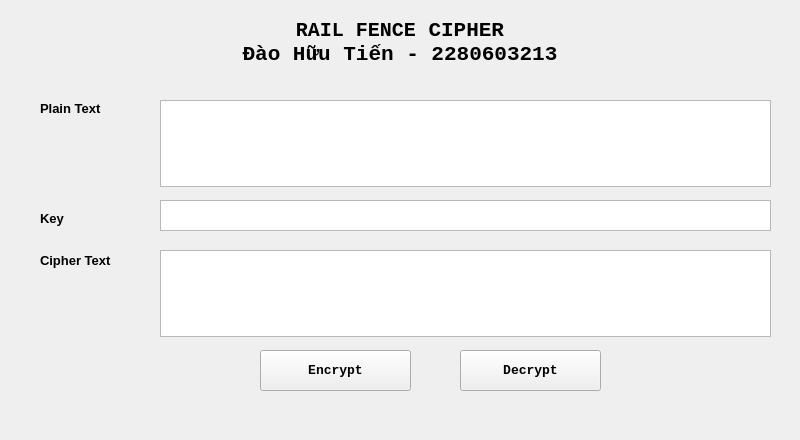
<?xml version="1.0" encoding="UTF-8"?>
<ui version="4.0">
 <class>MainWindow</class>
 <widget class="QMainWindow" name="MainWindow">
  <property name="geometry">
   <rect>
    <x>0</x>
    <y>0</y>
    <width>800</width>
    <height>440</height>
   </rect>
  </property>
  <property name="minimumSize">
   <size>
    <width>800</width>
    <height>440</height>
   </size>
  </property>
  <property name="maximumSize">
   <size>
    <width>800</width>
    <height>440</height>
   </size>
  </property>
  <property name="windowTitle">
   <string>Rail Fence Cipher</string>
  </property>
  <widget class="QWidget" name="centralwidget">
   <widget class="QLabel" name="label">
    <property name="geometry">
     <rect>
      <x>0</x>
      <y>10</y>
      <width>800</width>
      <height>65</height>
     </rect>
    </property>
    <property name="font">
     <font>
      <family>Consolas</family>
      <pointsize>15</pointsize>
      <weight>75</weight>
      <bold>true</bold>
     </font>
    </property>
    <property name="autoFillBackground">
     <bool>false</bool>
    </property>
    <property name="text">
     <string>&lt;html&gt;&lt;head/&gt;&lt;body&gt;&lt;p align=&quot;center&quot;&gt;RAIL FENCE&lt;span style=&quot; font-size:16pt;&quot;&gt; CIPHER&lt;br/&gt;Đào Hữu Tiến - 2280603213&lt;/span&gt;&lt;/p&gt;&lt;/body&gt;&lt;/html&gt;</string>
    </property>
    <property name="alignment">
     <set>Qt::AlignCenter</set>
    </property>
   </widget>
   <widget class="QLabel" name="label_2">
    <property name="geometry">
     <rect>
      <x>40</x>
      <y>100</y>
      <width>91</width>
      <height>16</height>
     </rect>
    </property>
    <property name="font">
     <font>
      <family>Segoe UI</family>
      <pointsize>10</pointsize>
      <weight>75</weight>
      <bold>true</bold>
     </font>
    </property>
    <property name="text">
     <string>Plain Text</string>
    </property>
   </widget>
   <widget class="QLabel" name="label_3">
    <property name="geometry">
     <rect>
      <x>40</x>
      <y>210</y>
      <width>55</width>
      <height>16</height>
     </rect>
    </property>
    <property name="font">
     <font>
      <family>Segoe UI</family>
      <pointsize>10</pointsize>
      <weight>75</weight>
      <bold>true</bold>
     </font>
    </property>
    <property name="text">
     <string>Key</string>
    </property>
   </widget>
   <widget class="QLabel" name="label_4">
    <property name="geometry">
     <rect>
      <x>40</x>
      <y>250</y>
      <width>101</width>
      <height>21</height>
     </rect>
    </property>
    <property name="font">
     <font>
      <family>Segoe UI</family>
      <pointsize>10</pointsize>
      <weight>75</weight>
      <bold>true</bold>
     </font>
    </property>
    <property name="text">
     <string>Cipher Text</string>
    </property>
   </widget>
   <widget class="QTextEdit" name="txt_PlainText">
    <property name="geometry">
     <rect>
      <x>160</x>
      <y>100</y>
      <width>611</width>
      <height>87</height>
     </rect>
    </property>
   </widget>
   <widget class="QTextEdit" name="txt_CipherText">
    <property name="geometry">
     <rect>
      <x>160</x>
      <y>250</y>
      <width>611</width>
      <height>87</height>
     </rect>
    </property>
   </widget>
   <widget class="QTextEdit" name="txt_Key">
    <property name="geometry">
     <rect>
      <x>160</x>
      <y>200</y>
      <width>611</width>
      <height>31</height>
     </rect>
    </property>
   </widget>
   <widget class="QPushButton" name="btn_Encrypt">
    <property name="geometry">
     <rect>
      <x>260</x>
      <y>350</y>
      <width>151</width>
      <height>41</height>
     </rect>
    </property>
    <property name="font">
     <font>
      <family>Consolas</family>
      <pointsize>10</pointsize>
      <weight>75</weight>
      <bold>true</bold>
     </font>
    </property>
    <property name="text">
     <string>Encrypt</string>
    </property>
   </widget>
   <widget class="QPushButton" name="btn_Decrypt">
    <property name="geometry">
     <rect>
      <x>460</x>
      <y>350</y>
      <width>141</width>
      <height>41</height>
     </rect>
    </property>
    <property name="font">
     <font>
      <family>Consolas</family>
      <pointsize>10</pointsize>
      <weight>75</weight>
      <bold>true</bold>
     </font>
    </property>
    <property name="text">
     <string>Decrypt</string>
    </property>
   </widget>
  </widget>
 </widget>
 <resources/>
 <connections/>
</ui>
